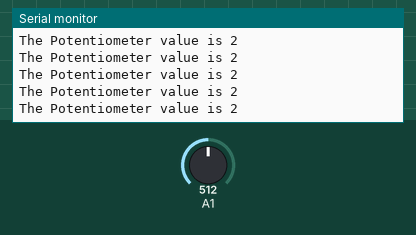
This sketch was run on a simulated Arduino Uno, built with avr-gcc and run on an emulated ATmega328P. Shown: the last lines printed to the serial monitor. The test bench sets the inputs (shaded band); at power-on: A1 = 512.

Above: at 1.2 s.
1.3 s: A1 set to 716
At 1.56 s:
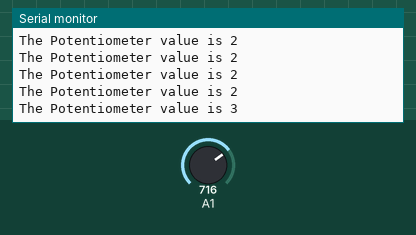
2.8 s: A1 set to 900
At 2.96 s:
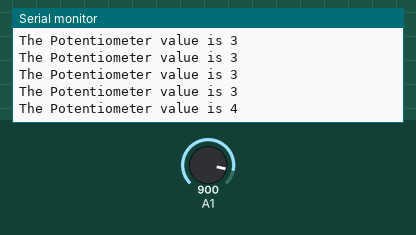
Timing chart, 0 to 5.8 s (numbered marks = the images above; inputs shaded):
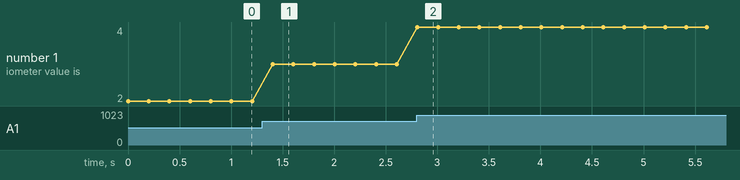

The sketch:

PotentioMeterMap.ino
```cpp
//Program: Reading Potentiometer values
//potentiometer connected to pin A1

int pot;

void setup() {
  //initialise serial baud rate at 9600
  Serial.begin(9600);
  //initialise analog pin A1 as input
  pinMode(A1, INPUT);
}

void loop() {
  //Read the analog value at A1 and store in a variable
  pot = analogRead(A1);
  pot = map(pot, 0, 1023, 0, 5);
  //send the value to the serial port
  Serial.print("The Potentiometer value is ");
  Serial.println(pot);
  //delay of 200ms
  delay(200);
}
```

Measured:
- after the input at 1.3 s, the serial monitor: prints a new line after 0.10 s (image 1)
- after the input at 2.8 s, the serial monitor: prints a new line at once (image 2)
- plotted number 1: 2 → 3 after the input at 1.3 s, 3 → 4 after the input at 2.8 s
